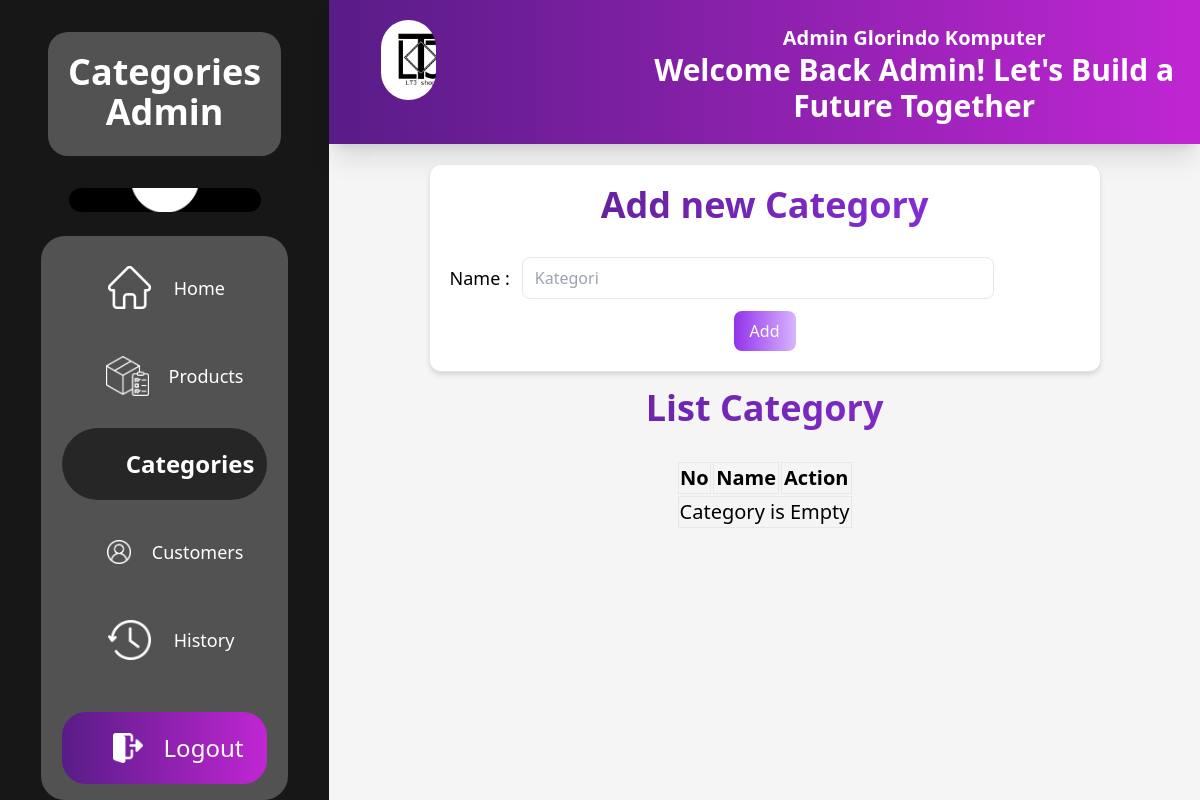
Before: /categoriesAdmin.php (signed in) with the older database file.
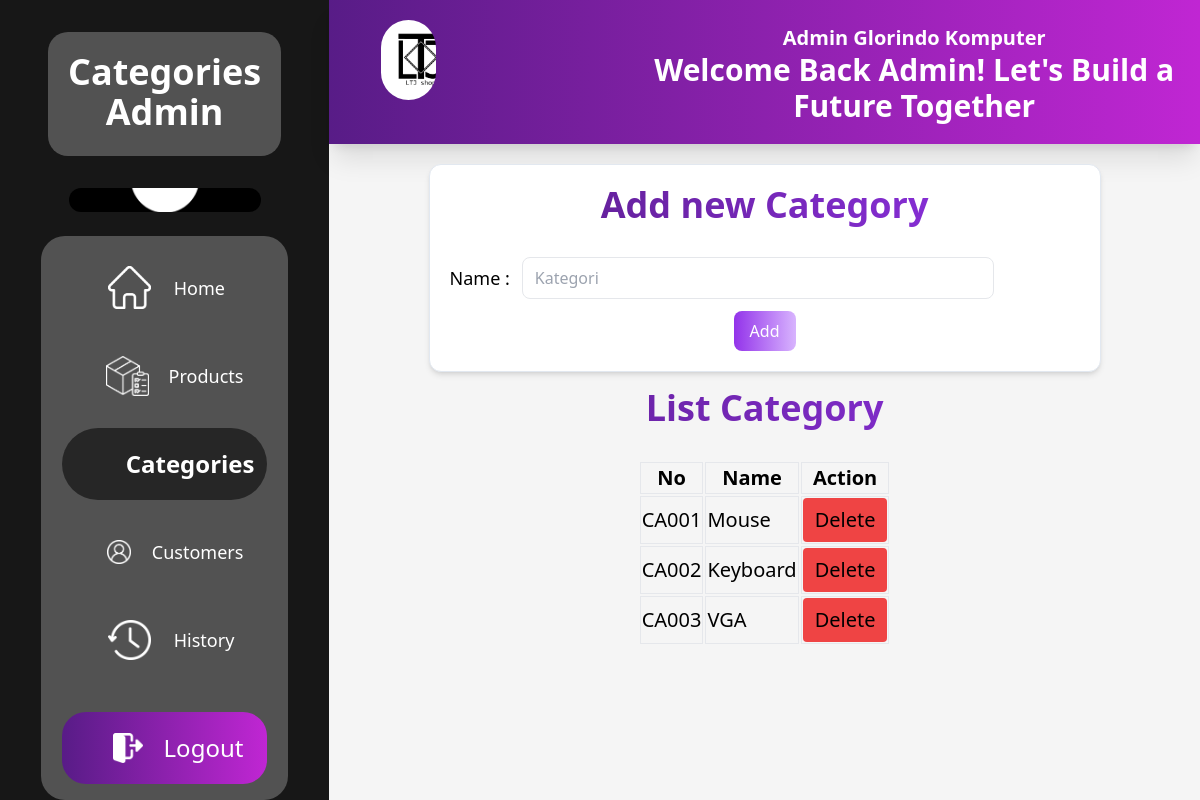
After: the same page with the newer database file.
### tables this page shows
CREATE TABLE `categories` (
  `id_cate` varchar(200) DEFAULT NULL,
  `nama` varchar(200) DEFAULT NULL
);

### categoriesAdmin.php (the view, shortened to what this page needs)
<?php
    require_once('connection.php');
    $queryCategory = mysqli_query($conn, "SELECT * from categories");
?>
<!DOCTYPE html>
<html lang="en">
<head>
    <script src="https://cdn.tailwindcss.com"></script>
</head>
<body>
    <form action="" method="POST">
        <div class="flex h-screen">
        <div class="flex-auto w-1/3 bg-neutral-900 flex flex-col text-center">
                <div class="text-4xl px-5 pt-5 pb-6 mb-8 bg-neutral-600 mt-8 mx-12 rounded-[20px] font-semibold text-white">Categories Admin</div>
                <div class="w-48 h-48 rounded-full mx-auto bg-white bg-center" style="background-image: url('assets/userdrrichardlee.png'); background-size: 101%;"></div>
                <div class="bg-neutral-600 w-9/12 h-auto mx-auto rounded-3xl mt-6">
                    <button class="flex flex-row px-6 py-3 w-5/6 mx-auto text-lg my-4 rounded-full text-white hover:bg-neutral-900 hover:text-white" formaction="homeAdmin.php">
                        <div class="w-12 h-12 ml-5 bg-center bg-no-repeat" style="background-image: url('assets/home.png'); background-size: 90%;"></div>
                        <div class="my-auto ml-5">Home</div>
                    </button>
                    <button class="flex flex-row px-6 py-3 w-5/6 mx-auto text-lg my-4 rounded-full text-white hover:bg-neutral-900 hover:text-white" formaction="productsAdmin.php">
                        <div class="w-12 h-12 ml-5 bg-center bg-no-repeat" style="background-image: url('assets/productputih.png'); background-size: 100%;"></div>
                        <div class=" my-auto ml-5">Products</div>
                    </button>
                    <button class="flex flex-row px-6 py-3 w-5/6 mx-auto text-2xl bg-neutral-800 text-white rounded-full hover:bg-neutral-900 focus:ring-4 active:ring-green-200 focus:outline-none my-4" formaction="#">
                        <div class=" my-auto ml-5 font-bold">Categories</div>
                    </button>
                    <button class="flex flex-row px-6 py-3 w-5/6 mx-auto text-lg my-4 rounded-full text-white hover:bg-neutral-900 hover:text-white" formaction="customerAdmin.php">
                        <div class="w-12 h-12 ml-5 bg-center bg-no-repeat" style="background-image: url('assets/userputih.png'); background-size: 90%;"></div>
                        <div class=" my-auto ml-5">Customers</div>
                    </button>
                    <button class="flex flex-row px-6 py-3 w-5/6 mx-auto text-lg my-4 rounded-full text-white hover:bg-neutral-900 hover:text-white" formaction="historyAdmin.php">
                        <div class="w-12 h-12 ml-5 bg-center bg-no-repeat" style="background-image: url('assets/history.png'); background-size: 90%;"></div>
                        <div class=" my-auto ml-5">History</div>
                    </button>
                    <button class="flex flex-row px-6 py-3 w-5/6 mx-auto text-lg mt-9 mb-4 rounded-3xl text-white bg-gradient-to-r from-purple-900 to-fuchsia-600 hover:bg-gradient-to-r hover:from-purple-700 hover:to-fuchsia-400 group" name="btnLogout">
                        <div class="w-12 h-12 ml-6 bg-center bg-no-repeat group-hover:scale-110" style="background-image: url('assets/logout.png'); background-size: 80%;"></div>
                        <div class=" my-auto ml-4 text-2xl group-hover:font-bold">Logout</div>
                    </button>
                </div>
            </div>
            <div class="flex-auto flex flex-col w-full bg-neutral-100">
                <div class="flex bg-gradient-to-r from-purple-900 to-fuchsia-600 p-5 mb-5 shadow-xl">
                    <div class="w-20 h-20 ml-8 mr-2 rounded-full bg-slate-700 text-white text-center bg-[url('assets/Logo.jpg')] bg-cover"></div>
                    <div class="pt-1 pl-7 ml-44 block text-center text-white">
                        <div class="text-xl my-auto font-bold">Admin Glorindo Komputer</div>
                        <div class="text-3xl my-auto font-bold">Welcome Back Admin! Let's Build a Future Together</div>
                    </div>
                </div>
                <div class="overflow-y-auto h-screen">
                    <div class="max-w-2xl border border-slate-200 rounded-xl mx-auto shadow-md p-5 bg-white">
                        <div class="text-center font-bold text-4xl mb-4 h-14 bg-gradient-to-r from-purple-900 to-purple-600 bg-clip-text text-transparent">Add new Category</div>
                        <div class="flex">
                            <span class="my-auto mr-3 text-lg">Name : </span>
                            <input type="text" name="nameCate" class="px-3 py-2 border w-3/4 rounded-lg focus:ring-4 focus:ring-purple-500 focus:outline-none" placeholder="Kategori">
                        </div>
                        <div class="flex mt-3">
                            <button type="submit" name="btnAdd_Category" class="py-2 px-4 mx-auto rounded-lg text-white font-medium bg-gradient-to-r from-purple-600 to-purple-300 hover:bg-gradient-to-r hover:from-purple-800 hover:to-purple-500">Add</button>
                        </div>
                    </div>
                    <div class="text-center font-bold text-4xl my-4 h-14 bg-gradient-to-r from-purple-900 to-purple-600 bg-clip-text text-transparent">List Category</div>
                    <div class="grid place-content-center">
                        <table class="table-auto border-separate text-xl" id="list_categories">
                            <tr>
                                <th class="border">No</th>
                                <th class="border">Name</th>
                                <th class="border">Action</th>
                            </tr>
                            <?php
                                if($queryCategory->num_rows == 0){
                            ?>
                                <tr>
                                    <td colspan="3" class="border text-center">Category is Empty</td>
                                </tr>
                            <?php
                                }else{
                                    while($row = mysqli_fetch_row($queryCategory)){
                            ?>
                                <tr>
                                    <td class="border"><?= $row[0]?></td>
                                    <td class="border"><?=$row[1]?></td>
                                    <td class="border">
                                        <button class="px-3 py-2 rounded bg-red-500 hover:bg-red-600" type="submit" name="btnDelete_Category" value="<?= $row[0]?>">Delete</button>
                                    </td>
                                </tr>
                            <?php
                                    }
                                }
                            ?>
                        </table>
                    </div>
                </div>
            </div>
        </div>
    </form>
</body>
</html>

Changed rows visible on the page:
added categories: id_cate "CA001", nama "Mouse"
added categories: id_cate "CA002", nama "Keyboard"
added categories: id_cate "CA003", nama "VGA"
Other visible differences:
text no longer shown: "Category is Empty"
